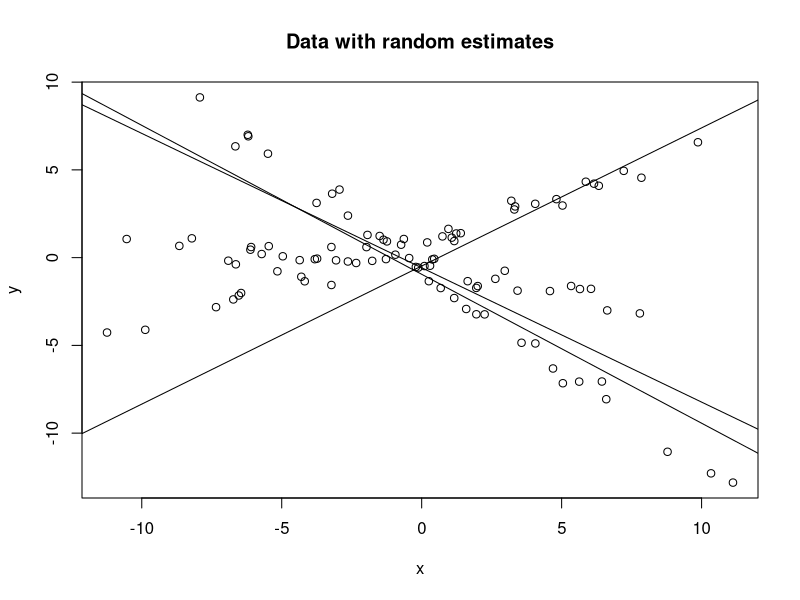
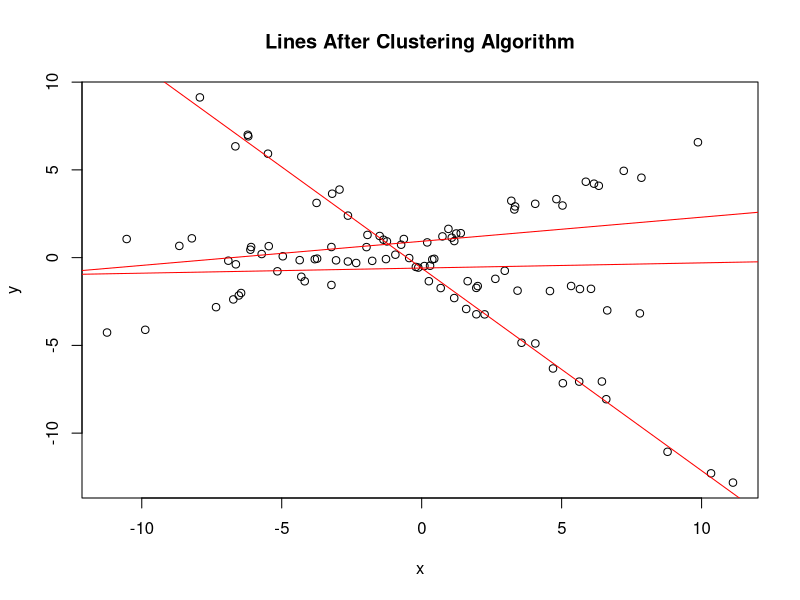
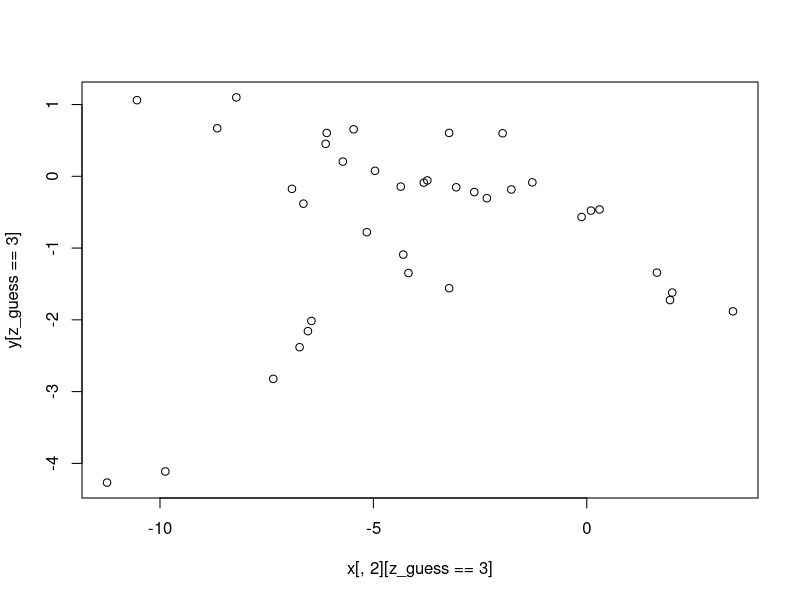
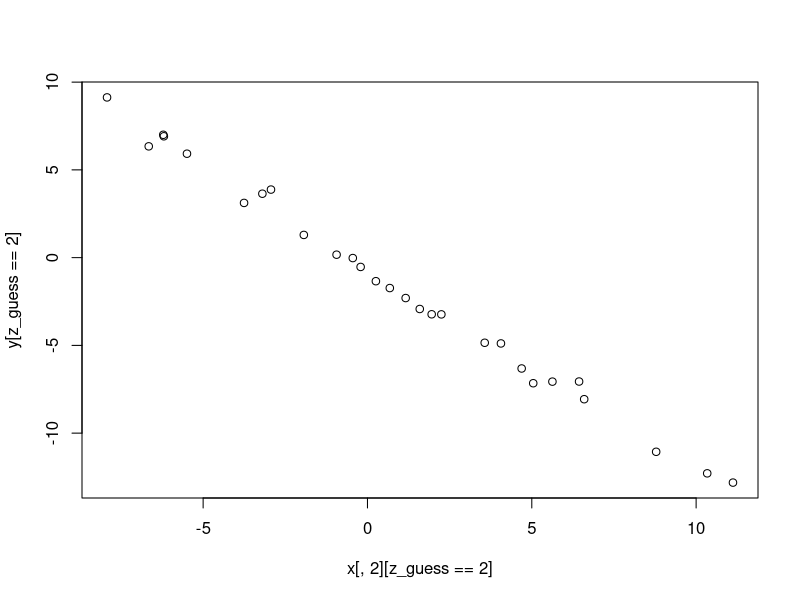
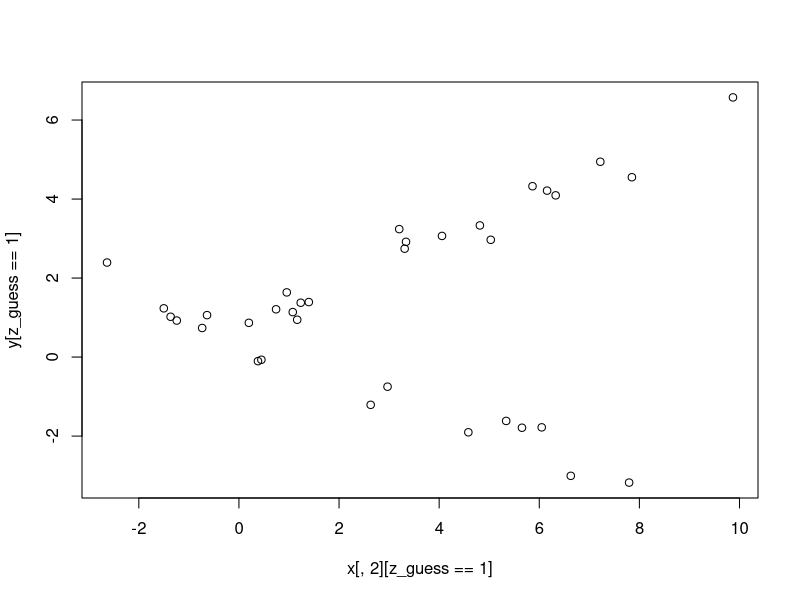

R code for these plots, in order:
#Actual values
n = 100#data points
z = 3 #number of classes
#Each column contains the parameters for a model associated with a single class
true_B = replicate(z,rnorm(2))
x = cbind(1,rnorm(n)*5)
z_sample = sample(1:z,n,replace = T)
y = replicate(n,1)
for (i in 1:n) {
  y[i]=x[i,]%*%true_B[,z_sample[i]]+rnorm(1,sd=.5)
}

#distance from a point to a line. This is a 2d case, but it can be generalized to n-dimensions
dist = function(a,b,x0,y0){
  #a and b are parameters for a line. x0 and y0 are coordinates of a point
  #minimize (x-x0)^2+(a*x+b-y0)^2
  #derivative = 2*(x-x0)+2*a*(a*x+b-y0) = 0
  #2x+2a^2*x = 2*x0-2ab+2a*y0
  x = (x0-a*b+a*y0)/(1+a^2)
  y = a*x+b
  return(sqrt((x-x0)^2+(y-y0)^2))
}
initial_B = replicate(z,rnorm(2))
dist_all = 1:z
z_guess = 1:n
plot(x[,2],y,xlab = 'x',main='Data with random estimates')
for(i in 1:z){
  abline(a=initial_B[2,i],b=initial_B[1,i])
}
old_B = initial_B+1
while(max(old_B-initial_B)>.5){
  for(j in 1:n){
    for(i in 1:z){
      #find distance from point to each line
      dist_all[i] = dist(initial_B[2,i],initial_B[1,i],x[j,2],y[j])
    }
    #Assign point to a line
    z_guess[j]=which.min(dist_all)
  }
  old_B=initial_B
  #Find new line based on new data
  for(i in 1:z){
    initial_B[,i]=coef(lm(y[z_guess==i]~x[,2][z_guess==i]))
  }
}

initial_B
true_B
plot(x[,2],y,xlab='x',main='Lines After Clustering Algorithm')
for(i in 1:z){
  abline(a=initial_B[1,i],b=initial_B[2,i],col='red')
}
plot(x[,2][z_guess==3],y[z_guess==3])
plot(x[,2][z_guess==2],y[z_guess==2])
plot(x[,2][z_guess==1],y[z_guess==1])